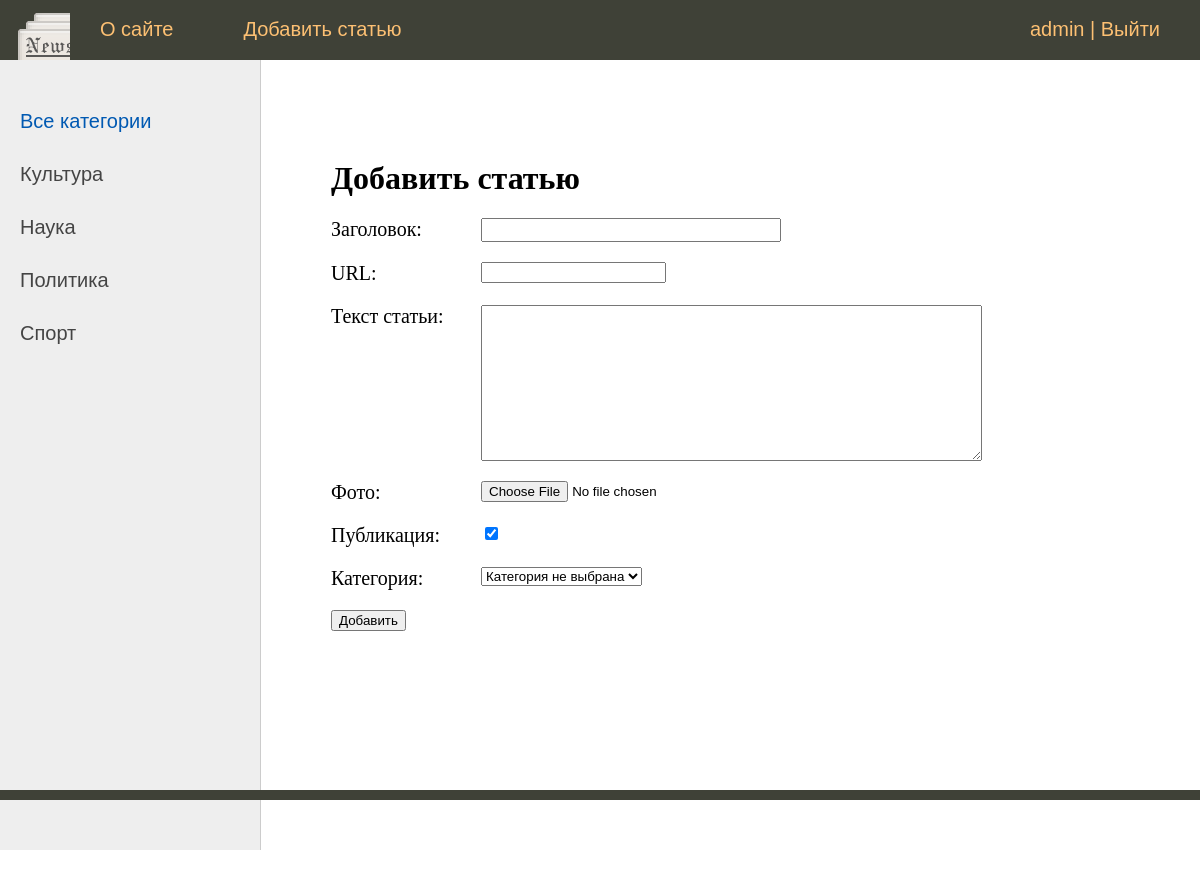
Screenshot of /add_page/ (signed in) with the database file from the repository.
### news_portal/models.py (models this page shows)
class Category(models.Model):
	name = models.CharField(max_length=100, db_index=True, verbose_name='Категория')
	slug = models.SlugField(max_length=255, unique=True, db_index=True, verbose_name='URL')
	def __str__(self):
		return self.name
	def get_absolute_url(self):
		return reverse('category', kwargs={'cat_slug': self.slug})
	class Meta:
		verbose_name = 'Категорию'
		verbose_name_plural = 'Категории'
		ordering = ['id']

### news_portal/views.py (the view)
# urls.py: path('add_page/', AddPage.as_view(), name='add_page'),
class AddPage(LoginRequiredMixin, DataMixin, CreateView):
	form_class = AddPostForm
	template_name = 'news_portal/addpage.html'
	success_url = reverse_lazy('home')  # функция reverse_lazy для указания маршрута при добавлении статьи
	login_url = reverse_lazy('home')  # для перенаправления на стартовую страницу
	raise_exception = True  # для отображения страницы "403 Доступ запрещен" для незареганных пользователей
	def get_context_data(self, *, object_list=None, **kwargs):
		context = super().get_context_data(**kwargs)
		c_def = self.get_user_context(title='Добавить статью')  # словарь формируется на основе DataMixin
		return dict(list(context.items()) + list(c_def.items()))  # возвращаем обьединение словарей

### news_portal/forms.py (shortened to what this page needs)
class AddPostForm(forms.ModelForm):
	def __init__(self, *args, **kwargs):
		super().__init__(*args, **kwargs)  # вызов конструктора базового класса ModelForm
		self.fields['cat'].empty_label = 'Категория не выбрана'  # меняем свойство поля cat на empty_label
	class Meta:
		model = news_portal
		fields = ['title', 'slug', 'content', 'photo', 'is_published', 'cat']
		widgets = {
			'title': forms.TextInput(attrs={'class': 'form-input'}),  # оформление полей ввода
			'content': forms.Textarea(attrs={'cols': 60, 'rows': 10})
		}

### news_portal/templatetags/news_tags.py (called while the page is built)
@register.simple_tag(name='getcats')
def get_categories(filter=None):
	if not filter:  # если фильтр имеет значение None
		return Category.objects.all()  # обращение к базе данных и выборка из таблицы Category всех записей
	else:
		return Category.objects.filter(pk=filter)  # иначе выбираем записи по главному ключу которые соответствуют

@register.inclusion_tag('news_portal/list_categories.html')
def show_categories(sort=None, cat_selected=0):
	if not sort:  # если сортировка не определена
		cats = Category.objects.all()  # выводим все категории
	else:
		cats = Category.objects.order_by(sort)  # иначе делаем сортировку по указанному значению sort
	return {'cats': cats, 'cat_selected': cat_selected}  # второй параметр передаем шаблону list_categories.html

### news_portal/utils.py (called while the page is built)
	def get_user_context(self, **kwargs):  # метод формирующий нужный контекст
		context = kwargs  # формируется начальный словарь из именованных параметров которые были переданы функции
		cats = Category.objects.annotate(Count('news_portal'))
		user_menu = menu.copy()  # делаем копию меню
		if not self.request.user.is_authenticated:  # если пользователь не авторизован
			user_menu.pop(1)  # то удаляем из нашего меню второй пункт
		context['menu'] = user_menu
		context['cats'] = cats  # контекст для рубрик
		if 'cat_selected' not in context:  # если ключ cat_selected не присутствует в параметрах kwargs
			context['cat_selected'] = 0  # то определяем его равным 0
		return context

### news_portal/templates/news_portal/addpage.html (shortened to what this page needs)
{% extends 'news_portal/base.html' %}
{% block content %}
<h1>{{ title }}</h1>
<form action="{% url 'add_page' %}" method="post" enctype="multipart/form-data">
    {% for f in form %}
    <p><label class="form-label" for="{{f.id_for_label}}">{{f.label}}:</label>{{f}}</p>
    {%endfor%}
    <button type="submit">Добавить</button>
</form>
{% endblock %}

### news_portal/templates/news_portal/base.html (shortened to what this page needs)
{% load static %}
{% load news_tags %}
<html>
<head>
	<link type="text/css" href="{% static 'news_portal/css/styles.css' %}" rel="stylesheet" />
</head>
<body>
<table class="table-page" border=0 cellpadding="0" cellspacing="0">
<tr><td valign=top>
{% block mainmenu %}
		<div class="header">
			<ul id="mainmenu" class="mainmenu">
			<li class="logo"><a href="{% url 'home' %}"><div class="logo"></div></a></li>
{% for m in menu %}
			<li><a href="{% url m.url_name %}">{{m.title}}</a></li>
{% endfor %}
			{% if request.user.is_authenticated %}
			<li class="last">{{ user.username }} | <a href="{% url 'logout' %}">Выйти</a></li>
			{% else %}
			<li class="last"><a href="{% url 'register' %}">Регистрация</a> | <a href="{% url 'login' %}">Войти</a></li>
				{% endif %}
			</ul>
		</div>
{% endblock mainmenu %}
<table class="table-content" border=0 cellpadding="0" cellspacing="0">
<tr>
	<td valign="top" class="left-chapters">
	<ul id="leftchapters">
{% if cat_selected == 0 %}
		<li class="selected">Все категории</li>
{% else %}
		<li><a href="{% url 'home' %}">Все категории</a></li>
{% endif %}
{% for c in cats %}
{% if c.news_portal__count > 0 %}
	{% if c.pk == cat_selected %}
		<li class="selected">{{ c.name }}</li>
	{% else %}
		<li><a href="{{ c.get_absolute_url }}">{{ c.name }}</a></li>
	{% endif %}
{% endif %}
{% endfor %}
	</ul>
    </td>
<td valign="top" class="content">
	<div class="content-text">
{% block content %}
{% endblock %}
	</div>
</td></tr></table>
</td></tr>
	<tr><td valign=top>
	<div id="footer">
	</div>
	</td></tr></table>
</body>
</html>

### news_portal/static/news_portal/css/styles.css (style rules this page uses)
html, body { font-family: 'Arial'; margin: 0; padding: 0; height: 100%; width: 100%; color: #444; }
a { color: #0059b2; text-decoration: none; }
.table-page { width: 100%; height: 100%; vertical-align: top; }
.table-page tr { height: 100%; }
.header { background: #3F4137; height: 60px; }
.logo { background: url('../images/logo.png') no-repeat 10px 5px; width: 70px; height: 60px; }
ul.mainmenu { list-style: none; margin: 0; padding: 0; height: 60px; color: #fdc073; font-size: 20px; overflow: hidden; }
ul.mainmenu li { float: left; margin: 18px 40px 0 30px; }
ul.mainmenu li.logo { margin: 0; }
ul.mainmenu li.last { float: right; }
ul.mainmenu li a { color: #fdc073; text-decoration: none; }
.table-content { width: 100%; min-height: 100%; height: 100%; }
.left-chapters { margin: 0; background: #eee; border-right: 1px solid #ccc; min-height: 100%; }
.left-chapters ul { width: 230px; min-height: 100%; margin: 0; padding: 20px 10px 10px 20px; list-style: none; font-size: 20px; }
.left-chapters ul li { margin: 30px 0 0 0; color: #999; }
.left-chapters ul li.selected { color: #0059b2; }
.left-chapters ul li a { color: #444; text-decoration: none; }
.content { padding: 40px 20px 20px 40px; width: 100%; box-sizing: border-box; }
.content-text { margin: 60px 0 0 30px; color: #000; font-size: 20px; font-family: Yandex Sans Display Light; }
.content-text h1 { font-size: 32px; }
#footer { box-sizing: border-box; background: #3F4137; padding: 5px; color: #aaa; font-size: 14px; font-family: Verdana, Geneva, Arial, Helvetica; text-align: left; overflow: hidden; }
.form-input { width: 300px; font-size: 16px; }
.form-label { display: inline-block; min-width: 150px; vertical-align: top; }

### rows the page displays
Category: name "Культура"
Category: name "Наука"
Category: name "Политика"
Category: name "Спорт"

### other values shown
{{ m.title }} "О сайте" "Добавить статью"
{{ user.username }} "admin"
{{ title }} "Добавить статью"
{{ f.label }} "Заголовок" "URL" "Текст статьи" "Фото" "Публикация" "Категория"
